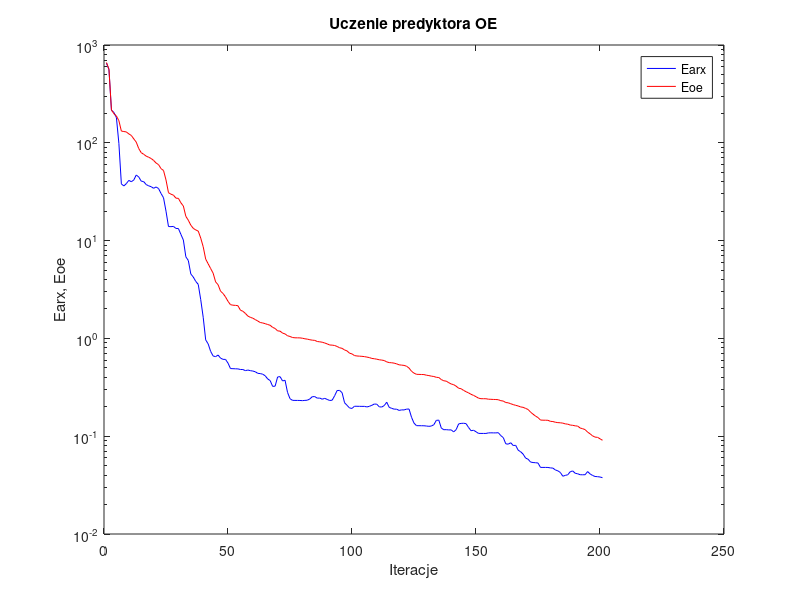
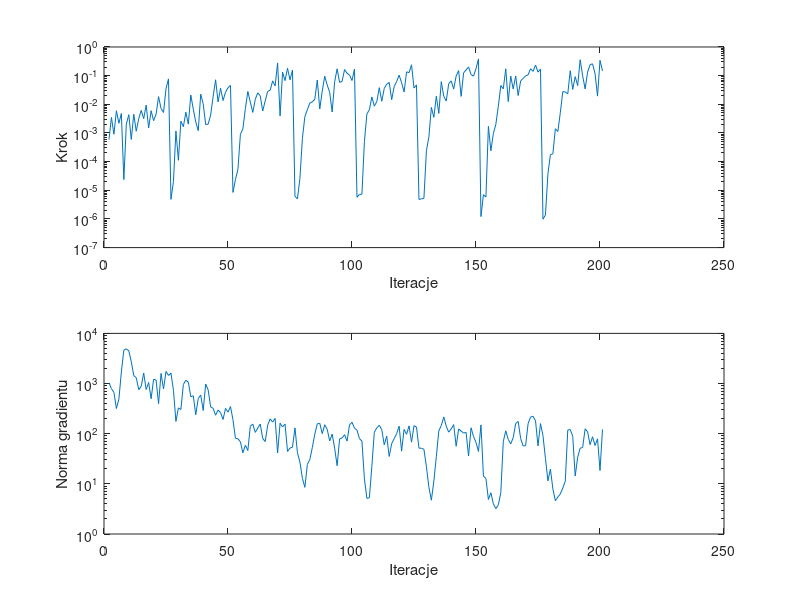

Write MATLAB code to recreate these figures, in order.
%uczenie predyktora oe
clear all;
n=0; farx(n+1)=6.524887e+002; foe(n+1)=6.621581e+002; wspucz(n+1)=0.000000e+000; ng(n+1)=0.000000e+000;
%odnowa zmiennej metryki
n=1; farx(n+1)=5.599922e+002; foe(n+1)=5.657458e+002; krok(n+1)=5.911814e-004; ng(n+1)=1.035380e+003;
n=2; farx(n+1)=2.153443e+002; foe(n+1)=2.167283e+002; krok(n+1)=3.473809e-003; ng(n+1)=7.891976e+002;
n=3; farx(n+1)=2.044623e+002; foe(n+1)=1.982419e+002; krok(n+1)=9.053002e-004; ng(n+1)=6.672317e+002;
n=4; farx(n+1)=1.811334e+002; foe(n+1)=1.880304e+002; krok(n+1)=5.946996e-003; ng(n+1)=3.173435e+002;
n=5; farx(n+1)=9.857340e+001; foe(n+1)=1.683813e+002; krok(n+1)=2.176307e-003; ng(n+1)=4.886170e+002;
n=6; farx(n+1)=3.801604e+001; foe(n+1)=1.317949e+002; krok(n+1)=4.782427e-003; ng(n+1)=1.707800e+003;
n=7; farx(n+1)=3.621004e+001; foe(n+1)=1.304015e+002; krok(n+1)=2.357491e-005; ng(n+1)=4.634192e+003;
n=8; farx(n+1)=3.822754e+001; foe(n+1)=1.292473e+002; krok(n+1)=2.027773e-003; ng(n+1)=4.921839e+003;
n=9; farx(n+1)=4.129424e+001; foe(n+1)=1.233182e+002; krok(n+1)=4.336062e-003; ng(n+1)=4.493743e+003;
n=10; farx(n+1)=3.999711e+001; foe(n+1)=1.190030e+002; krok(n+1)=5.934596e-004; ng(n+1)=2.725238e+003;
n=11; farx(n+1)=4.161603e+001; foe(n+1)=1.097465e+002; krok(n+1)=4.505183e-003; ng(n+1)=1.437333e+003;
n=12; farx(n+1)=4.683511e+001; foe(n+1)=1.016428e+002; krok(n+1)=1.151653e-003; ng(n+1)=1.308652e+003;
n=13; farx(n+1)=4.476118e+001; foe(n+1)=8.738538e+001; krok(n+1)=3.151553e-003; ng(n+1)=7.546199e+002;
n=14; farx(n+1)=4.055946e+001; foe(n+1)=7.927253e+001; krok(n+1)=6.130766e-003; ng(n+1)=8.802147e+002;
n=15; farx(n+1)=4.007629e+001; foe(n+1)=7.633909e+001; krok(n+1)=3.146871e-003; ng(n+1)=1.622767e+003;
n=16; farx(n+1)=3.742122e+001; foe(n+1)=7.306152e+001; krok(n+1)=9.356732e-003; ng(n+1)=7.622661e+002;
n=17; farx(n+1)=3.631936e+001; foe(n+1)=7.120708e+001; krok(n+1)=1.504792e-003; ng(n+1)=1.048331e+003;
n=18; farx(n+1)=3.558923e+001; foe(n+1)=6.911403e+001; krok(n+1)=5.982223e-003; ng(n+1)=4.980193e+002;
n=19; farx(n+1)=3.426581e+001; foe(n+1)=6.602656e+001; krok(n+1)=2.684169e-003; ng(n+1)=1.215078e+003;
n=20; farx(n+1)=3.535504e+001; foe(n+1)=6.215952e+001; krok(n+1)=4.508154e-003; ng(n+1)=1.177988e+003;
n=21; farx(n+1)=3.406088e+001; foe(n+1)=5.976074e+001; krok(n+1)=1.848181e-002; ng(n+1)=3.967559e+002;
n=22; farx(n+1)=3.031677e+001; foe(n+1)=5.442919e+001; krok(n+1)=7.144846e-003; ng(n+1)=1.589553e+003;
n=23; farx(n+1)=2.742618e+001; foe(n+1)=5.211256e+001; krok(n+1)=5.186798e-003; ng(n+1)=7.794957e+002;
n=24; farx(n+1)=1.999336e+001; foe(n+1)=4.169321e+001; krok(n+1)=3.497807e-002; ng(n+1)=1.743385e+003;
n=25; farx(n+1)=1.393174e+001; foe(n+1)=3.087945e+001; krok(n+1)=7.700420e-002; ng(n+1)=1.449935e+003;
%odnowa zmiennej metryki
n=26; farx(n+1)=1.388470e+001; foe(n+1)=2.981941e+001; krok(n+1)=4.820245e-006; ng(n+1)=1.613643e+003;
n=27; farx(n+1)=1.397520e+001; foe(n+1)=2.916720e+001; krok(n+1)=2.018691e-005; ng(n+1)=7.346323e+002;
n=28; farx(n+1)=1.331955e+001; foe(n+1)=2.717148e+001; krok(n+1)=1.169862e-003; ng(n+1)=1.757809e+002;
n=29; farx(n+1)=1.328897e+001; foe(n+1)=2.703714e+001; krok(n+1)=1.112345e-004; ng(n+1)=3.269398e+002;
n=30; farx(n+1)=1.159102e+001; foe(n+1)=2.435669e+001; krok(n+1)=2.569527e-003; ng(n+1)=3.035328e+002;
n=31; farx(n+1)=1.013407e+001; foe(n+1)=2.256971e+001; krok(n+1)=1.651908e-003; ng(n+1)=9.579145e+002;
n=32; farx(n+1)=6.829694e+000; foe(n+1)=1.769861e+001; krok(n+1)=5.294040e-003; ng(n+1)=1.164142e+003;
n=33; farx(n+1)=6.260898e+000; foe(n+1)=1.615267e+001; krok(n+1)=2.032662e-003; ng(n+1)=1.067936e+003;
n=34; farx(n+1)=4.561130e+000; foe(n+1)=1.438051e+001; krok(n+1)=2.107682e-002; ng(n+1)=5.453865e+002;
n=35; farx(n+1)=4.240198e+000; foe(n+1)=1.334287e+001; krok(n+1)=6.780831e-003; ng(n+1)=5.694809e+002;
n=36; farx(n+1)=3.826997e+000; foe(n+1)=1.285027e+001; krok(n+1)=2.426783e-003; ng(n+1)=2.387911e+002;
n=37; farx(n+1)=3.567090e+000; foe(n+1)=1.251173e+001; krok(n+1)=1.198792e-003; ng(n+1)=5.043321e+002;
n=38; farx(n+1)=2.490843e+000; foe(n+1)=1.060915e+001; krok(n+1)=2.272397e-002; ng(n+1)=5.909628e+002;
n=39; farx(n+1)=1.644313e+000; foe(n+1)=8.653002e+000; krok(n+1)=1.040351e-002; ng(n+1)=2.899090e+002;
n=40; farx(n+1)=9.654999e-001; foe(n+1)=6.467854e+000; krok(n+1)=1.964993e-003; ng(n+1)=9.785245e+002;
n=41; farx(n+1)=8.787248e-001; foe(n+1)=5.791879e+000; krok(n+1)=2.032216e-003; ng(n+1)=7.468736e+002;
n=42; farx(n+1)=7.365937e-001; foe(n+1)=5.177298e+000; krok(n+1)=4.235590e-003; ng(n+1)=3.420500e+002;
n=43; farx(n+1)=6.613557e-001; foe(n+1)=4.649304e+000; krok(n+1)=1.854407e-002; ng(n+1)=3.205862e+002;
n=44; farx(n+1)=6.508701e-001; foe(n+1)=3.784537e+000; krok(n+1)=7.173481e-002; ng(n+1)=2.337938e+002;
n=45; farx(n+1)=6.757363e-001; foe(n+1)=3.538793e+000; krok(n+1)=1.210728e-002; ng(n+1)=2.966165e+002;
n=46; farx(n+1)=6.283193e-001; foe(n+1)=3.037084e+000; krok(n+1)=3.637216e-002; ng(n+1)=2.635089e+002;
n=47; farx(n+1)=6.107084e-001; foe(n+1)=2.878982e+000; krok(n+1)=1.350758e-002; ng(n+1)=1.920516e+002;
n=48; farx(n+1)=6.099838e-001; foe(n+1)=2.654463e+000; krok(n+1)=2.643052e-002; ng(n+1)=3.194760e+002;
n=49; farx(n+1)=5.589514e-001; foe(n+1)=2.393420e+000; krok(n+1)=3.757462e-002; ng(n+1)=2.692907e+002;
n=50; farx(n+1)=4.915678e-001; foe(n+1)=2.212211e+000; krok(n+1)=4.568872e-002; ng(n+1)=3.477298e+002;
%odnowa zmiennej metryki
n=51; farx(n+1)=4.902352e-001; foe(n+1)=2.185182e+000; krok(n+1)=8.423638e-006; ng(n+1)=1.899850e+002;
n=52; farx(n+1)=4.889109e-001; foe(n+1)=2.176434e+000; krok(n+1)=2.369246e-005; ng(n+1)=8.120488e+001;
n=53; farx(n+1)=4.877879e-001; foe(n+1)=2.160979e+000; krok(n+1)=5.353910e-005; ng(n+1)=7.932555e+001;
n=54; farx(n+1)=4.811047e-001; foe(n+1)=1.943564e+000; krok(n+1)=8.989595e-004; ng(n+1)=6.878795e+001;
n=55; farx(n+1)=4.805953e-001; foe(n+1)=1.894464e+000; krok(n+1)=1.387045e-003; ng(n+1)=4.161432e+001;
n=56; farx(n+1)=4.681154e-001; foe(n+1)=1.801705e+000; krok(n+1)=7.032104e-003; ng(n+1)=5.885208e+001;
n=57; farx(n+1)=4.748142e-001; foe(n+1)=1.692323e+000; krok(n+1)=2.800363e-002; ng(n+1)=4.617957e+001;
n=58; farx(n+1)=4.679638e-001; foe(n+1)=1.642857e+000; krok(n+1)=1.189189e-002; ng(n+1)=1.415007e+002;
n=59; farx(n+1)=4.638090e-001; foe(n+1)=1.608965e+000; krok(n+1)=5.214527e-003; ng(n+1)=1.549595e+002;
n=60; farx(n+1)=4.559027e-001; foe(n+1)=1.557451e+000; krok(n+1)=1.500600e-002; ng(n+1)=1.062094e+002;
n=61; farx(n+1)=4.393966e-001; foe(n+1)=1.505337e+000; krok(n+1)=2.513448e-002; ng(n+1)=1.294194e+002;
n=62; farx(n+1)=4.368066e-001; foe(n+1)=1.454186e+000; krok(n+1)=1.975828e-002; ng(n+1)=1.557592e+002;
n=63; farx(n+1)=4.305421e-001; foe(n+1)=1.437920e+000; krok(n+1)=5.836445e-003; ng(n+1)=8.020166e+001;
n=64; farx(n+1)=4.146244e-001; foe(n+1)=1.414451e+000; krok(n+1)=1.321323e-002; ng(n+1)=6.971267e+001;
n=65; farx(n+1)=3.852778e-001; foe(n+1)=1.386662e+000; krok(n+1)=2.811708e-002; ng(n+1)=1.481396e+002;
n=66; farx(n+1)=3.704268e-001; foe(n+1)=1.362296e+000; krok(n+1)=3.094863e-002; ng(n+1)=1.974025e+002;
n=67; farx(n+1)=3.232133e-001; foe(n+1)=1.296397e+000; krok(n+1)=6.563449e-002; ng(n+1)=1.704434e+002;
n=68; farx(n+1)=3.248918e-001; foe(n+1)=1.263633e+000; krok(n+1)=4.382471e-002; ng(n+1)=2.012330e+002;
n=69; farx(n+1)=4.033540e-001; foe(n+1)=1.194057e+000; krok(n+1)=2.775732e-001; ng(n+1)=4.129351e+001;
n=70; farx(n+1)=4.063457e-001; foe(n+1)=1.186609e+000; krok(n+1)=3.941672e-003; ng(n+1)=1.618324e+002;
n=71; farx(n+1)=3.672275e-001; foe(n+1)=1.132379e+000; krok(n+1)=1.320406e-001; ng(n+1)=1.362759e+002;
n=72; farx(n+1)=3.732976e-001; foe(n+1)=1.111584e+000; krok(n+1)=6.706589e-002; ng(n+1)=1.554233e+002;
n=73; farx(n+1)=2.806523e-001; foe(n+1)=1.064268e+000; krok(n+1)=1.809649e-001; ng(n+1)=4.424493e+001;
n=74; farx(n+1)=2.418761e-001; foe(n+1)=1.046341e+000; krok(n+1)=7.119534e-002; ng(n+1)=5.171795e+001;
n=75; farx(n+1)=2.326194e-001; foe(n+1)=1.021489e+000; krok(n+1)=1.559016e-001; ng(n+1)=5.373918e+001;
%odnowa zmiennej metryki
n=76; farx(n+1)=2.322624e-001; foe(n+1)=1.014134e+000; krok(n+1)=6.159596e-006; ng(n+1)=1.306315e+002;
n=77; farx(n+1)=2.321784e-001; foe(n+1)=1.013518e+000; krok(n+1)=5.013524e-006; ng(n+1)=4.162288e+001;
n=78; farx(n+1)=2.319264e-001; foe(n+1)=1.012384e+000; krok(n+1)=2.605170e-005; ng(n+1)=2.708010e+001;
n=79; farx(n+1)=2.309869e-001; foe(n+1)=1.004198e+000; krok(n+1)=6.552053e-004; ng(n+1)=1.290420e+001;
n=80; farx(n+1)=2.323388e-001; foe(n+1)=9.908356e-001; krok(n+1)=3.765398e-003; ng(n+1)=8.518844e+000;
n=81; farx(n+1)=2.334221e-001; foe(n+1)=9.828306e-001; krok(n+1)=6.480489e-003; ng(n+1)=2.443400e+001;
n=82; farx(n+1)=2.405418e-001; foe(n+1)=9.693317e-001; krok(n+1)=1.111520e-002; ng(n+1)=3.064093e+001;
n=83; farx(n+1)=2.537178e-001; foe(n+1)=9.592345e-001; krok(n+1)=1.213054e-002; ng(n+1)=5.296177e+001;
n=84; farx(n+1)=2.539354e-001; foe(n+1)=9.546010e-001; krok(n+1)=1.503401e-002; ng(n+1)=9.827446e+001;
n=85; farx(n+1)=2.449861e-001; foe(n+1)=9.292044e-001; krok(n+1)=7.053511e-002; ng(n+1)=1.574224e+002;
n=86; farx(n+1)=2.454696e-001; foe(n+1)=9.228651e-001; krok(n+1)=6.853004e-003; ng(n+1)=1.615572e+002;
n=87; farx(n+1)=2.389504e-001; foe(n+1)=9.139413e-001; krok(n+1)=2.896961e-002; ng(n+1)=1.003465e+002;
n=88; farx(n+1)=2.438337e-001; foe(n+1)=8.974025e-001; krok(n+1)=9.569438e-002; ng(n+1)=1.509142e+002;
n=89; farx(n+1)=2.377491e-001; foe(n+1)=8.789879e-001; krok(n+1)=4.703530e-002; ng(n+1)=1.223720e+002;
n=90; farx(n+1)=2.317953e-001; foe(n+1)=8.563831e-001; krok(n+1)=2.617870e-002; ng(n+1)=7.164747e+001;
n=91; farx(n+1)=2.334223e-001; foe(n+1)=8.535914e-001; krok(n+1)=5.400718e-003; ng(n+1)=9.825139e+001;
n=92; farx(n+1)=2.592733e-001; foe(n+1)=8.459620e-001; krok(n+1)=6.101054e-002; ng(n+1)=5.166860e+001;
n=93; farx(n+1)=2.931788e-001; foe(n+1)=8.271820e-001; krok(n+1)=1.732520e-001; ng(n+1)=2.301959e+001;
n=94; farx(n+1)=2.939656e-001; foe(n+1)=8.023885e-001; krok(n+1)=5.801457e-002; ng(n+1)=7.864752e+001;
n=95; farx(n+1)=2.785844e-001; foe(n+1)=7.914199e-001; krok(n+1)=6.307385e-002; ng(n+1)=8.252524e+001;
n=96; farx(n+1)=2.198521e-001; foe(n+1)=7.617487e-001; krok(n+1)=1.631115e-001; ng(n+1)=9.569559e+001;
n=97; farx(n+1)=2.068809e-001; foe(n+1)=7.451954e-001; krok(n+1)=1.221144e-001; ng(n+1)=7.113262e+001;
n=98; farx(n+1)=1.944766e-001; foe(n+1)=7.059590e-001; krok(n+1)=1.042621e-001; ng(n+1)=1.496266e+002;
n=99; farx(n+1)=1.923516e-001; foe(n+1)=6.941865e-001; krok(n+1)=6.774452e-002; ng(n+1)=1.688191e+002;
n=100; farx(n+1)=2.024935e-001; foe(n+1)=6.672974e-001; krok(n+1)=1.702433e-001; ng(n+1)=1.291448e+002;
%odnowa zmiennej metryki
n=101; farx(n+1)=2.022805e-001; foe(n+1)=6.610031e-001; krok(n+1)=5.693344e-006; ng(n+1)=1.178754e+002;
n=102; farx(n+1)=2.020635e-001; foe(n+1)=6.584332e-001; krok(n+1)=7.172631e-006; ng(n+1)=7.979384e+001;
n=103; farx(n+1)=2.018113e-001; foe(n+1)=6.557160e-001; krok(n+1)=7.316160e-006; ng(n+1)=7.144930e+001;
n=104; farx(n+1)=2.018715e-001; foe(n+1)=6.513515e-001; krok(n+1)=4.957630e-004; ng(n+1)=1.263274e+001;
n=105; farx(n+1)=1.991618e-001; foe(n+1)=6.439788e-001; krok(n+1)=4.586643e-003; ng(n+1)=5.139607e+000;
n=106; farx(n+1)=2.020867e-001; foe(n+1)=6.368036e-001; krok(n+1)=6.450159e-003; ng(n+1)=5.284677e+000;
n=107; farx(n+1)=2.068906e-001; foe(n+1)=6.239259e-001; krok(n+1)=1.803826e-002; ng(n+1)=2.221205e+001;
n=108; farx(n+1)=2.133970e-001; foe(n+1)=6.194956e-001; krok(n+1)=8.634154e-003; ng(n+1)=1.070787e+002;
n=109; farx(n+1)=2.124034e-001; foe(n+1)=6.128344e-001; krok(n+1)=1.243357e-002; ng(n+1)=1.311974e+002;
n=110; farx(n+1)=1.996081e-001; foe(n+1)=6.047290e-001; krok(n+1)=3.805310e-002; ng(n+1)=1.472106e+002;
n=111; farx(n+1)=1.987781e-001; foe(n+1)=6.001504e-001; krok(n+1)=1.274291e-002; ng(n+1)=1.199965e+002;
n=112; farx(n+1)=2.057365e-001; foe(n+1)=5.936850e-001; krok(n+1)=3.571716e-002; ng(n+1)=6.004635e+001;
n=113; farx(n+1)=2.227064e-001; foe(n+1)=5.754817e-001; krok(n+1)=5.031042e-002; ng(n+1)=8.929175e+001;
n=114; farx(n+1)=1.971672e-001; foe(n+1)=5.655932e-001; krok(n+1)=5.801457e-002; ng(n+1)=3.518401e+001;
n=115; farx(n+1)=1.926885e-001; foe(n+1)=5.636005e-001; krok(n+1)=1.450364e-002; ng(n+1)=6.362567e+001;
n=116; farx(n+1)=1.890979e-001; foe(n+1)=5.583810e-001; krok(n+1)=4.152360e-002; ng(n+1)=7.972001e+001;
n=117; farx(n+1)=1.889531e-001; foe(n+1)=5.492244e-001; krok(n+1)=6.252611e-002; ng(n+1)=1.002740e+002;
n=118; farx(n+1)=1.835029e-001; foe(n+1)=5.368796e-001; krok(n+1)=1.036878e-001; ng(n+1)=1.413556e+002;
n=119; farx(n+1)=1.858881e-001; foe(n+1)=5.331031e-001; krok(n+1)=5.695205e-002; ng(n+1)=4.491277e+001;
n=120; farx(n+1)=1.856212e-001; foe(n+1)=5.297338e-001; krok(n+1)=2.693892e-002; ng(n+1)=1.218476e+002;
n=121; farx(n+1)=1.891489e-001; foe(n+1)=5.194963e-001; krok(n+1)=1.357860e-001; ng(n+1)=9.727377e+001;
n=122; farx(n+1)=1.895872e-001; foe(n+1)=4.971242e-001; krok(n+1)=1.271551e-001; ng(n+1)=1.434508e+002;
n=123; farx(n+1)=1.561768e-001; foe(n+1)=4.614289e-001; krok(n+1)=2.393567e-001; ng(n+1)=6.773559e+001;
n=124; farx(n+1)=1.360500e-001; foe(n+1)=4.413898e-001; krok(n+1)=3.688951e-002; ng(n+1)=1.448211e+002;
n=125; farx(n+1)=1.281561e-001; foe(n+1)=4.293541e-001; krok(n+1)=4.757597e-002; ng(n+1)=1.354755e+002;
%odnowa zmiennej metryki
n=126; farx(n+1)=1.280805e-001; foe(n+1)=4.284824e-001; krok(n+1)=4.801192e-006; ng(n+1)=5.156020e+001;
n=127; farx(n+1)=1.279650e-001; foe(n+1)=4.276175e-001; krok(n+1)=4.999771e-006; ng(n+1)=5.124695e+001;
n=128; farx(n+1)=1.278669e-001; foe(n+1)=4.268540e-001; krok(n+1)=5.288329e-006; ng(n+1)=4.897596e+001;
n=129; farx(n+1)=1.271063e-001; foe(n+1)=4.205516e-001; krok(n+1)=2.394547e-004; ng(n+1)=2.196529e+001;
n=130; farx(n+1)=1.261776e-001; foe(n+1)=4.167857e-001; krok(n+1)=7.285994e-004; ng(n+1)=8.554492e+000;
n=131; farx(n+1)=1.270828e-001; foe(n+1)=4.113635e-001; krok(n+1)=7.837498e-003; ng(n+1)=4.717370e+000;
n=132; farx(n+1)=1.310903e-001; foe(n+1)=4.077891e-001; krok(n+1)=3.499183e-003; ng(n+1)=1.135256e+001;
n=133; farx(n+1)=1.451861e-001; foe(n+1)=4.001943e-001; krok(n+1)=1.920145e-002; ng(n+1)=3.481185e+001;
n=134; farx(n+1)=1.460813e-001; foe(n+1)=3.980053e-001; krok(n+1)=4.801295e-003; ng(n+1)=1.136658e+002;
n=135; farx(n+1)=1.213549e-001; foe(n+1)=3.795941e-001; krok(n+1)=6.189726e-002; ng(n+1)=1.453414e+002;
n=136; farx(n+1)=1.164976e-001; foe(n+1)=3.689837e-001; krok(n+1)=1.887840e-002; ng(n+1)=2.164103e+002;
n=137; farx(n+1)=1.166569e-001; foe(n+1)=3.654223e-001; krok(n+1)=1.296098e-002; ng(n+1)=1.408946e+002;
n=138; farx(n+1)=1.159416e-001; foe(n+1)=3.527753e-001; krok(n+1)=5.258261e-002; ng(n+1)=1.073563e+002;
n=139; farx(n+1)=1.160298e-001; foe(n+1)=3.418895e-001; krok(n+1)=6.561970e-002; ng(n+1)=1.247698e+002;
n=140; farx(n+1)=1.106626e-001; foe(n+1)=3.363269e-001; krok(n+1)=3.393376e-002; ng(n+1)=1.519448e+002;
n=141; farx(n+1)=1.167633e-001; foe(n+1)=3.247217e-001; krok(n+1)=9.685822e-002; ng(n+1)=5.619631e+001;
n=142; farx(n+1)=1.335823e-001; foe(n+1)=3.092779e-001; krok(n+1)=1.502985e-001; ng(n+1)=1.244820e+002;
n=143; farx(n+1)=1.351898e-001; foe(n+1)=3.058743e-001; krok(n+1)=1.887840e-002; ng(n+1)=1.127803e+002;
n=144; farx(n+1)=1.356585e-001; foe(n+1)=2.939020e-001; krok(n+1)=1.247419e-001; ng(n+1)=1.031108e+002;
n=145; farx(n+1)=1.343643e-001; foe(n+1)=2.850002e-001; krok(n+1)=1.585131e-001; ng(n+1)=1.059801e+002;
n=146; farx(n+1)=1.227771e-001; foe(n+1)=2.772407e-001; krok(n+1)=2.007982e-001; ng(n+1)=3.591043e+001;
n=147; farx(n+1)=1.138222e-001; foe(n+1)=2.682262e-001; krok(n+1)=1.088038e-001; ng(n+1)=1.311813e+002;
n=148; farx(n+1)=1.150123e-001; foe(n+1)=2.613438e-001; krok(n+1)=9.642176e-002; ng(n+1)=8.787727e+001;
n=149; farx(n+1)=1.111188e-001; foe(n+1)=2.536375e-001; krok(n+1)=1.752988e-001; ng(n+1)=6.691344e+001;
n=150; farx(n+1)=1.068225e-001; foe(n+1)=2.450803e-001; krok(n+1)=3.839848e-001; ng(n+1)=4.422317e+001;
%odnowa zmiennej metryki
n=151; farx(n+1)=1.067573e-001; foe(n+1)=2.418107e-001; krok(n+1)=1.208441e-006; ng(n+1)=1.495657e+002;
n=152; farx(n+1)=1.067466e-001; foe(n+1)=2.417065e-001; krok(n+1)=7.018913e-006; ng(n+1)=1.415688e+001;
n=153; farx(n+1)=1.067190e-001; foe(n+1)=2.416148e-001; krok(n+1)=5.801115e-006; ng(n+1)=1.284040e+001;
n=154; farx(n+1)=1.080791e-001; foe(n+1)=2.389928e-001; krok(n+1)=1.700633e-003; ng(n+1)=4.873448e+000;
n=155; farx(n+1)=1.082942e-001; foe(n+1)=2.383866e-001; krok(n+1)=2.385047e-004; ng(n+1)=6.641541e+000;
n=156; farx(n+1)=1.081396e-001; foe(n+1)=2.375836e-001; krok(n+1)=9.676779e-004; ng(n+1)=3.992002e+000;
n=157; farx(n+1)=1.081136e-001; foe(n+1)=2.372152e-001; krok(n+1)=2.002393e-003; ng(n+1)=3.204196e+000;
n=158; farx(n+1)=1.086397e-001; foe(n+1)=2.360749e-001; krok(n+1)=8.625805e-003; ng(n+1)=3.802797e+000;
n=159; farx(n+1)=1.013605e-001; foe(n+1)=2.307950e-001; krok(n+1)=4.509885e-002; ng(n+1)=6.662044e+000;
n=160; farx(n+1)=9.677126e-002; foe(n+1)=2.287543e-001; krok(n+1)=3.450322e-002; ng(n+1)=6.985785e+001;
n=161; farx(n+1)=8.359541e-002; foe(n+1)=2.209078e-001; krok(n+1)=1.732520e-001; ng(n+1)=1.141418e+002;
n=162; farx(n+1)=8.292145e-002; foe(n+1)=2.195475e-001; krok(n+1)=1.238474e-002; ng(n+1)=7.704670e+001;
n=163; farx(n+1)=8.571466e-002; foe(n+1)=2.147492e-001; krok(n+1)=9.636975e-002; ng(n+1)=6.270839e+001;
n=164; farx(n+1)=8.033796e-002; foe(n+1)=2.104044e-001; krok(n+1)=3.416990e-002; ng(n+1)=8.325238e+001;
n=165; farx(n+1)=8.065484e-002; foe(n+1)=2.068855e-001; krok(n+1)=9.716385e-002; ng(n+1)=1.598869e+002;
n=166; farx(n+1)=7.194685e-002; foe(n+1)=2.038493e-001; krok(n+1)=2.017194e-002; ng(n+1)=1.755711e+002;
n=167; farx(n+1)=6.936108e-002; foe(n+1)=1.992173e-001; krok(n+1)=6.504518e-002; ng(n+1)=8.056264e+001;
n=168; farx(n+1)=6.557303e-002; foe(n+1)=1.973124e-001; krok(n+1)=7.964480e-002; ng(n+1)=5.698188e+001;
n=169; farx(n+1)=5.976340e-002; foe(n+1)=1.923536e-001; krok(n+1)=9.809225e-002; ng(n+1)=5.771432e+001;
n=170; farx(n+1)=5.814645e-002; foe(n+1)=1.876423e-001; krok(n+1)=1.067078e-001; ng(n+1)=1.583889e+002;
n=171; farx(n+1)=5.443591e-002; foe(n+1)=1.762335e-001; krok(n+1)=1.738735e-001; ng(n+1)=2.145638e+002;
n=172; farx(n+1)=5.379641e-002; foe(n+1)=1.679986e-001; krok(n+1)=1.409038e-001; ng(n+1)=2.227544e+002;
n=173; farx(n+1)=5.356945e-002; foe(n+1)=1.606295e-001; krok(n+1)=2.353350e-001; ng(n+1)=1.805136e+002;
n=174; farx(n+1)=5.320584e-002; foe(n+1)=1.550958e-001; krok(n+1)=1.328014e-001; ng(n+1)=5.705903e+001;
n=175; farx(n+1)=4.796881e-002; foe(n+1)=1.462860e-001; krok(n+1)=1.694093e-001; ng(n+1)=1.592742e+002;
%odnowa zmiennej metryki
n=176; farx(n+1)=4.796582e-002; foe(n+1)=1.457928e-001; krok(n+1)=9.801052e-007; ng(n+1)=9.183852e+001;
n=177; farx(n+1)=4.795920e-002; foe(n+1)=1.457006e-001; krok(n+1)=1.370731e-006; ng(n+1)=3.202592e+001;
n=178; farx(n+1)=4.790382e-002; foe(n+1)=1.454512e-001; krok(n+1)=3.757145e-005; ng(n+1)=1.148859e+001;
n=179; farx(n+1)=4.742596e-002; foe(n+1)=1.418933e-001; krok(n+1)=1.752601e-004; ng(n+1)=1.974468e+001;
n=180; farx(n+1)=4.718407e-002; foe(n+1)=1.412541e-001; krok(n+1)=1.874208e-004; ng(n+1)=7.929511e+000;
n=181; farx(n+1)=4.518158e-002; foe(n+1)=1.389244e-001; krok(n+1)=1.402097e-003; ng(n+1)=4.599548e+000;
n=182; farx(n+1)=4.425078e-002; foe(n+1)=1.376850e-001; krok(n+1)=1.118600e-003; ng(n+1)=5.453816e+000;
n=183; farx(n+1)=4.260018e-002; foe(n+1)=1.371530e-001; krok(n+1)=5.119766e-003; ng(n+1)=6.304714e+000;
n=184; farx(n+1)=3.897887e-002; foe(n+1)=1.360373e-001; krok(n+1)=2.779047e-002; ng(n+1)=8.233892e+000;
n=185; farx(n+1)=3.974782e-002; foe(n+1)=1.337045e-001; krok(n+1)=2.693892e-002; ng(n+1)=1.131811e+001;
n=186; farx(n+1)=4.034622e-002; foe(n+1)=1.327142e-001; krok(n+1)=2.308292e-002; ng(n+1)=1.182965e+002;
n=187; farx(n+1)=4.332782e-002; foe(n+1)=1.300473e-001; krok(n+1)=1.489153e-001; ng(n+1)=1.209889e+002;
n=188; farx(n+1)=4.415087e-002; foe(n+1)=1.292154e-001; krok(n+1)=3.301014e-002; ng(n+1)=8.905616e+001;
n=189; farx(n+1)=4.176856e-002; foe(n+1)=1.276187e-001; krok(n+1)=9.228634e-002; ng(n+1)=1.431045e+001;
n=190; farx(n+1)=4.128319e-002; foe(n+1)=1.269053e-001; krok(n+1)=4.486659e-002; ng(n+1)=3.408698e+001;
n=191; farx(n+1)=4.036340e-002; foe(n+1)=1.211892e-001; krok(n+1)=3.589327e-001; ng(n+1)=5.131857e+001;
n=192; farx(n+1)=4.033105e-002; foe(n+1)=1.193526e-001; krok(n+1)=9.909413e-002; ng(n+1)=5.305587e+001;
n=193; farx(n+1)=4.037507e-002; foe(n+1)=1.167211e-001; krok(n+1)=3.432277e-002; ng(n+1)=1.250632e+002;
n=194; farx(n+1)=4.349863e-002; foe(n+1)=1.101270e-001; krok(n+1)=1.328156e-001; ng(n+1)=1.090809e+002;
n=195; farx(n+1)=4.117903e-002; foe(n+1)=1.058109e-001; krok(n+1)=2.418297e-001; ng(n+1)=6.042876e+001;
n=196; farx(n+1)=3.968472e-002; foe(n+1)=1.008030e-001; krok(n+1)=2.589664e-001; ng(n+1)=8.695594e+001;
n=197; farx(n+1)=3.873892e-002; foe(n+1)=9.789835e-002; krok(n+1)=1.171506e-001; ng(n+1)=5.812021e+001;
n=198; farx(n+1)=3.856257e-002; foe(n+1)=9.736550e-002; krok(n+1)=1.935565e-002; ng(n+1)=7.899822e+001;
n=199; farx(n+1)=3.827690e-002; foe(n+1)=9.412943e-002; krok(n+1)=3.435737e-001; ng(n+1)=1.842041e+001;
n=200; farx(n+1)=3.764809e-002; foe(n+1)=9.086195e-002; krok(n+1)=1.460372e-001; ng(n+1)=1.212654e+002;

figure; semilogy(farx,'b'); hold on; semilogy(foe,'r'); xlabel('Iteracje'); ylabel('Earx, Eoe'); legend('Earx','Eoe'); title('Uczenie predyktora OE');
figure; subplot(2,1,1); semilogy(krok); xlabel('Iteracje'); ylabel('Krok');
subplot(2,1,2); semilogy(ng); xlabel('Iteracje'); ylabel('Norma gradientu');
Earx=farx(n+1)
Eoe=foe(n+1)
